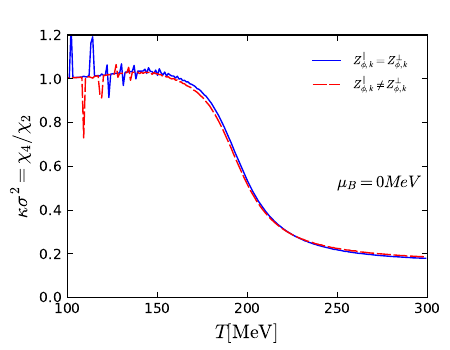

This chart was generated by the following Python code:
#!/usr/bin/env python
# -*- coding: utf-8 -*-
# sphinx_gallery_thumbnail_number = 3

import matplotlib.pyplot as plt
import numpy as np
from matplotlib.ticker import NullFormatter  # useful for `logit` scale
import matplotlib.ticker as ticker
import matplotlib as mpl

mpl.style.use('classic')


# Data for plotting
p1chi2=np.loadtxt(r'gluesameinitial/fixpointz1/mu0/buffer/chi2.dat')
p1chi4=np.loadtxt(r'gluesameinitial/fixpointz1/mu0/buffer/chi4.dat')
p2chi2=np.loadtxt(r'gluesameinitial/fixpointzneq1/mu0/buffer/chi2.dat')
p2chi4=np.loadtxt(r'gluesameinitial/fixpointzneq1/mu0/buffer/chi4.dat')
p1r42=p1chi4 / p1chi2
p2r42=p2chi4 / p2chi2


# Create figure
fig=plt.figure(figsize=(4.5, 3.5))
#fig=plt.figure()
ax1=fig.add_subplot(111)
ax1.plot(p1r42,'b-',linewidth=1,markersize=5,label=r'$Z^{\|}_{\phi,k}=Z^{\bot}_{\phi,k}$')
line1,=ax1.plot(p2r42,'r--',linewidth=1,markersize=5,label=r'$Z^{\|}_{\phi,k}\neq Z^{\bot}_{\phi,k}$')
line1.set_dashes((10,2))

plt.text(250,0.5,r'$\mu_B=0MeV$')

ax1.axis([100,300,0,1.2])
#ax1.set_xscale('log')

ax1.set_xlabel('$T[\mathrm{MeV}]$', fontsize=14, color='black')
ax1.set_ylabel(r'$\kappa\sigma^2=\chi_4/\chi_2$', fontsize=14, color='black')

ax1.legend(loc=0,fontsize='x-small',frameon=False,shadow=True,handlelength=3.,borderpad=0.5,borderaxespad=1)

for label in ax1.xaxis.get_ticklabels():
    label.set_fontsize(10)
for label in ax1.yaxis.get_ticklabels():
    label.set_fontsize(10)


#for ax in fig.axes:
#    ax.grid(True)

# Format the minor tick labels of the y-axis into empty strings with
# `NullFormatter`, to avoid cumbering the axis with too many labels.
#plt.gca().yaxis.set_minor_formatter(NullFormatter())
# Adjust the subplot layout, because the logit one may take more space
# than usual, due to y-tick labels like "1 - 10^{-3}"
fig.subplots_adjust(top=0.9, bottom=0.15, left=0.15, right=0.95, hspace=0.35,
                    wspace=0.35)


fig.savefig("kur.pdf")

#plt.show()
